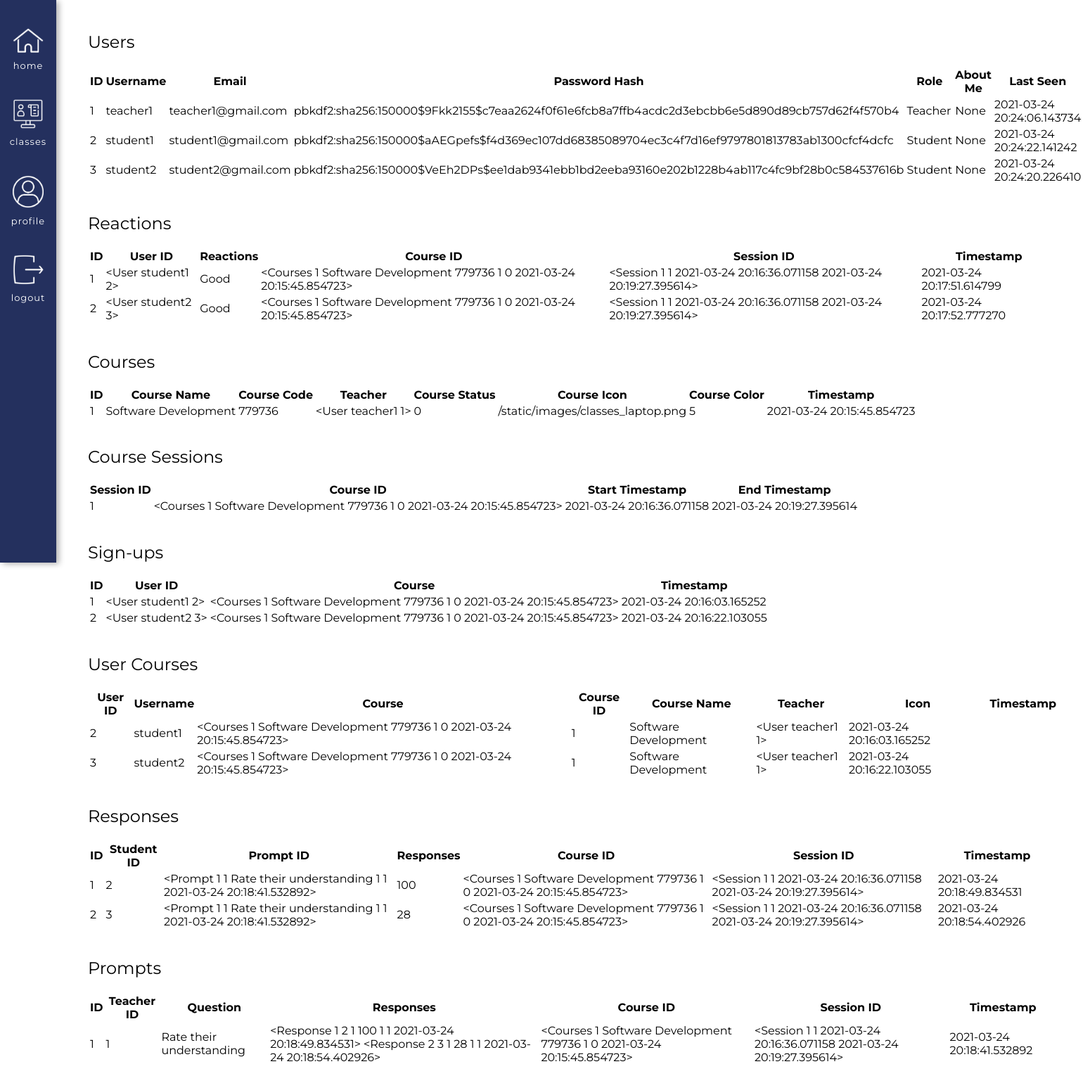
Page /database (signed in) on the committed database.
### app/models.py (models this page shows, shortened)
class User(UserMixin, db.Model):
    id = db.Column(db.Integer, primary_key=True)
    username = db.Column(db.String(64), index=True, unique=True) # adding columns to the database
    email = db.Column(db.String(120), index=True, unique=True)
    password_hash = db.Column(db.String(128))
    role = db.Column(db.Integer, index=False, unique=False) # 0 is Teacher, 1 is Student
    about_me = db.Column(db.String(140))
    last_seen = db.Column(db.DateTime, default=datetime.utcnow)
    posts = db.relationship('Post', backref='author', lazy='dynamic') # First part is calling it from the Post model, secret field is the backref (author)
    reactions = db.relationship('Reactions', backref='reactor', lazy='dynamic') # This will show all the reactions that this user has made
    teaches = db.relationship('Courses', backref='teacher', lazy='dynamic') # This will show all the courses that the user teaches
    signups = db.relationship('Signups', backref='student', lazy='dynamic') # This will show all of the signups of that user
    responses = db.relationship('Responses', backref='student_responder', lazy='dynamic') # This will show all the responses of that user
    prompts = db.relationship('Prompts', backref='teacher_prompter', lazy='dynamic') # This will show all forms of that teacher
    def __repr__(self):
        return '<User {} {}>'.format(self.username, self.id)

class Reactions(db.Model): # A base class for all models from Flask SQLAlchemy
    id = db.Column(db.Integer, primary_key=True) # every new database should have an ID so it knows how to organize the info passed in
    user_id = db.Column(db.Integer, db.ForeignKey('user.id')) # Taking the user ID from the user model, using the backref of reactor will show you the actual user
    reactions = db.Column(db.Integer, index=False, unique=False) # Creating a new column in the database for emotions. Not unique and not indexable
    reactions_course_id = db.Column(db.Integer, db.ForeignKey('courses.id')) # Using backref of course_actual will show you the actual course
    session_id = db.Column(db.Integer, db.ForeignKey('session.id')) # Using backref actual_session of will show you the actual session, e.g. <Session>
    timestamp = db.Column(db.DateTime, index=True, default=datetime.utcnow) # Timestamp

class Courses(db.Model):
    id = db.Column(db.Integer, primary_key=True) # Always need ID
    course_name = db.Column(db.String(140), index=False, unique=False) # Not indexable or unique bc many people can have the same course
    code = db.Column(db.Integer, index=True, unique=True) # Indexable to link it back to the course name
    timestamp = db.Column(db.DateTime, index=True, default=datetime.utcnow) # Timestamp
    status = db.Column(db.Integer, index=False, unique=False, default=0) # 0 means the class is inactive, 1 is active
    teacher_id = db.Column(db.Integer, db.ForeignKey('user.id'))  # Taking the user ID from the user model, using backref of teacher will show you the actual teacher
    icon = db.Column(db.String(220), index=False, unique=False, default="/static/images/classes_books.png") # Icon option, turtle gif is set as the default
    color = db.Column(db.Integer, index=False, unique=False, default=0) # Adding the option to decide the color of the class
    signups = db.relationship('Signups', backref='course_id', lazy='dynamic') # This will show all the student signups for this course
    reactions = db.relationship('Reactions', backref='course_actual', lazy='dynamic') # This will show all the reactions for this course
    session = db.relationship('Session', backref='session_course_id', lazy='dynamic') # This will show you all the sessions of the course
    forms = db.relationship('Prompts', backref='course_form', lazy='dynamic') # This will show you all of the forms of the course
    responses = db.relationship('Responses', backref='course_response', lazy='dynamic') # This will show you all of the responses of the course
    def __repr__(self):
        return '<Courses {} {} {} {} {} {}>'.format(self.id, self.course_name, self.code, self.teacher_id, self.status, self.timestamp)

class Session(db.Model):
    id = db.Column(db.Integer, primary_key=True)
    course_id = db.Column(db.Integer, db.ForeignKey('courses.id')) # Using the backref of session_course_id will show you the actual course
    timestamp_start = db.Column(db.DateTime, index=True, default=datetime.utcnow) # Timestamp of the class starting
    timestamp_end = db.Column(db.DateTime, index=True) # Timestamp of the class ending
    reactions = db.relationship('Reactions', backref='actual_session', lazy='dynamic') # This will show all the reactions for that session
    forms = db.relationship('Prompts', backref='session_form', lazy='dynamic') # This will show you all of the forms of the session
    responses = db.relationship('Responses', backref='session_response', lazy='dynamic') # This will show you all of the responses of the session
    def __repr__(self):
        return '<Session {} {} {} {}>'.format(self.id, self.course_id, self.timestamp_start, self.timestamp_end)

class Signups(db.Model):
    id = db.Column(db.Integer, primary_key=True) # Always need ID
    user_id = db.Column(db.Integer, db.ForeignKey('user.id')) # Using the backref student will show you the actual student who signed up, inside of the foreign key should be lowercase
    course = db.Column(db.Integer, db.ForeignKey('courses.id')) # Using the backref course_id will show you the actual id of the course
    timestamp = db.Column(db.DateTime, index=True, default=datetime.utcnow) # Timestamp

class Responses(db.Model):
    id = db.Column(db.Integer, primary_key=True) # every new database should have an ID so it knows how to organize the info passed in
    student_id = db.Column(db.Integer, db.ForeignKey('user.id')) # Taking the user ID from the user model, using the backref of student_responder will show you the actual user
    form_prompt_id = db.Column(db.Integer, db.ForeignKey('prompts.id')) # Using the backref of responder will show the actual prompt
    form_responses = db.Column(db.Integer, index=False, unique=False) # Creating a new column in the database for responses. Not unique and not indexable
    form_course_id = db.Column(db.Integer, db.ForeignKey('courses.id')) # Using backref of course_response will show you the actual course
    session_id = db.Column(db.Integer, db.ForeignKey('session.id')) # Using backref actual_session of will show you the actual session, e.g. <Session>
    timestamp = db.Column(db.DateTime, index=True, default=datetime.utcnow) # Timestamp
    def __repr__(self):
        return '<Response {} {} {} {} {} {} {}>'.format(self.id, self.student_id, self.form_prompt_id, self.form_responses, self.form_course_id, self.session_id, self.timestamp)

class Prompts(db.Model):
    id = db.Column(db.Integer, primary_key=True) # every new database should have an ID so it knows how to organize the info passed in
    teacher_id = db.Column(db.Integer, db.ForeignKey('user.id')) # Taking the user ID from the user model, using the backref of teacher_prompter will show you the actual user
    form_question = db.Column(db.String(140))
    form_options = db.Column(db.Integer, default=0)
    responses = db.relationship('Responses', backref='responder', lazy='dynamic') # This will show all responses to this form
    form_course_id = db.Column(db.Integer, db.ForeignKey('courses.id')) # Using backref of course_form will show you the actual course
    session_id = db.Column(db.Integer, db.ForeignKey('session.id')) # Using backref actual_session of will show you the actual session, e.g. <Session>
    timestamp = db.Column(db.DateTime, index=True, default=datetime.utcnow) # Timestamp
    def __repr__(self):
        return '<Prompt {} {} {} {} {} {}>'.format(self.id, self.teacher_id, self.form_question, self.form_course_id, self.session_id, self.timestamp)

### app/routes.py (the view)
@app.route('/database')
def database():
    user_all = User.query.all() # All the users are stored in this variable, to be used in the HTML
    reactions_all = Reactions.query.all()
    courses_all = Courses.query.all()
    signups_all = Signups.query.all()
    session_all = Session.query.all()
    prompts_all = Prompts.query.all()
    responses_all = Responses.query.all()
    user_signups = User.query.join(Signups, (Signups.user_id == User.id)).join(Courses, (Courses.id == Signups.course))
    return render_template('database.html',
                            user_all=user_all,
                            reactions_all=reactions_all,
                            courses_all=courses_all,
                            session_all=session_all,
                            signups_all=signups_all,
                            user_signups=user_signups,
                            title='Database',
                            responses_all=responses_all,
                            prompts_all=prompts_all) # Have to pass in your variables above in here

### app/models.py (called while the page is built)
@login.user_loader
def load_user(id):
        return User.query.get(int(id))

### app/routes.py (called while the page is built)
@app.before_request # This function will be executed right before the view function
def before_request():
    if current_user.is_authenticated: # Checks whether the current user is logged in
        current_user.last_seen = datetime.utcnow() # Sets the last seen to the date using the UTC time zone
        db.session.commit() # Don't need to do db.session.add() because the user is already in the database (using a current_user)

### app/templates/database.html
{% extends "base.html" %}
{% block content %}
    <h2>Users</h2>
    <table>
    <tr>
        <th>ID</th>
        <th>Username</th>
        <th>Email</th>
        <th>Password Hash</th>
        <th>Role</th>
        <th>About Me</th>
        <th>Last Seen</th>
    </tr>
    {% for user in user_all %}
        <tr>
            <td>{{ user.id }}</td>
            <td>{{ user.username }}</td>
            <td>{{ user.email }}</td>
            <td>{{ user.password_hash }}</td>
            {% if user.role == 0 %}
                <td>Teacher</td>
            {% else %}
                <td>Student</td>
            {% endif %}
            <td>{{ user.about_me }}</td>
            <td>{{ user.last_seen }}</td>
        </tr>
    {% endfor %}
    </table>
    <br>
    <h2>Reactions</h2>
    <table>
    <tr>
        <th>ID</th>
        <th>User ID</th>
        <th>Reactions</th>
        <th>Course ID</th>
        <th>Session ID</th>
        <th>Timestamp</th>
    </tr>
    {% for r in reactions_all %}
        <tr>
            <td>{{ r.id }}</td>
            <td>{{ r.reactor }}</td>
            {% if r.reactions == 0 %}
                <td>Good</td>
            {% elif r.reactions == 1 %}
                <td>Okay</td>
            {% elif r.reactions == 2 %}
                <td>Bad</td>
            {% elif r.reactions == 7 %}
                <td>Slower</td>
            {% elif r.reactions == 6 %}
                <td>Faster</td>
            {% endif %}
            <td>{{ r.course_actual }}</td>
            <td>{{ r.actual_session }}</td>
            <td>{{ r.timestamp }}</td>
        </tr>
    {% endfor %}
    </table>
    <br>
    <h2>Courses</h2>
    <table>
    <tr>
        <th>ID</th>
        <th>Course Name</th>
        <th>Course Code</th>
        <th>Teacher</th>
        <th>Course Status</th>
        <th>Course Icon</th>
        <th>Course Color</th>
        <th>Timestamp</th>
    </tr>
    {% for c in courses_all %}
        <tr>
            <td>{{ c.id }}</td>
            <td>{{ c.course_name }}</td>
            <td>{{ c.code }}</td>
            <td>{{ c.teacher }}</td>
            <td>{{ c.status }}</td>
            <td>{{ c.icon }}</td>
            <td>{{ c.color }}</td>
            <td>{{ c.timestamp }}</td>
        </tr>
    {% endfor %}
    </table>
    <br>
    <h2>Course Sessions</h2>
    <table>
    <tr>
        <th>Session ID </th>
        <th>Course ID</th>
        <th>Start Timestamp</th>
        <th>End Timestamp</th>
    </tr>
    {% for s in session_all %}
        <tr>
            <td>{{ s.id }}</td>
            <td>{{ s.session_course_id }}</td>
            <td>{{ s.timestamp_start }}</td>
            <td>{{ s.timestamp_end }}</td>
        </tr>
    {% endfor %}
    </table>
    <br>
    <h2>Sign-ups</h2>
    <table>
    <tr>
        <th>ID</th>
        <th>User ID</th>
        <th>Course</th>
        <th>Timestamp</th>
    </tr>
    {% for s in signups_all %}
        <tr>
            <td>{{ s.id }}</td>
            <td>{{ s.student }}</td>
            <td>{{ s.course_id }}</td>
            <td>{{ s.timestamp }}</td>
        </tr>
    {% endfor %}
    </table>
    <br>
    <h2>User Courses</h2>
    <table>
    <tr>
        <th>User ID </th>
        <th>Username</th>
        <th>Course </th>
        <th>Course ID</th>
        <th>Course Name</th>
        <th>Teacher</th>
        <th>Icon</th>
        <th>Timestamp</th>
    </tr>
    {% for u in user_signups %}
        {% for i in u.signups %}
            <tr>
                <td>{{ u.id }}</td>
                <td>{{ u.username }}</td>
                <td>{{ i.course_id }}</td>
                <td>{{ i.course_id.id }}</td>
                <td>{{ i.course_id.course_name }}</td>
                <td>{{ i.course_id.teacher }}</td>
                <td>{{ i.timestamp }}</td>
            </tr>
        {% endfor %}
    {% endfor %}
    </table>
    <br>
    <h2>Responses</h2>
    <table>
    <tr>
        <th>ID</th>
        <th>Student ID</th>
        <th>Prompt ID</th>
        <th>Responses</th>
        <th>Course ID</th>
        <th>Session ID</th>
        <th>Timestamp</th>
    </tr>
    {% for r in responses_all %}
        <tr>
            <td>{{ r.id }}</td>
            <td>{{ r.student_id }}</td>
            <td>{{ r.responder }}</td>
            <td>{{ r.form_responses }}</td>
            <td>{{ r.course_response }}</td>
            <td>{{ r.session_response }}</td>
            <td>{{ r.timestamp }}</td>
        </tr>
    {% endfor %}
    </table>
    <br>
    <h2>Prompts</h2>
    <table>
    <tr>
        <th>ID</th>
        <th>Teacher ID</th>
        <th>Question</th>
        <th>Responses</th>
        <th>Course ID</th>
        <th>Session ID</th>
        <th>Timestamp</th>
    </tr>
    {% for r in prompts_all %}
        <tr>
            <td>{{ r.id }}</td>
            <td>{{ r.teacher_id }}</td>
            <td>{{ r.form_question }}</td>
            <td>
                {% for response in r.responses %}
                    {{ response }}
                {% endfor %}
            </td>
            <td>{{ r.course_form }}</td>
            <td>{{ r.session_form }}</td>
            <td>{{ r.timestamp }}</td>
        </tr>
    {% endfor %}
    </table>
    <br>
{% endblock %}

### app/static/css/base.css (style rules this page uses)
body { margin: 0 !important; font-family: "Montserrat", sans-serif; }
h2, h3 { font-weight: 400; }

### rows in the picture
User: id "1", username "teacher1", email "teacher1@gmail.com", password_hash "pbkdf2:sha256:150000$9Fkk2155$c7eaa2624f0f61e6fcb8a7ffb4acdc2d3ebcbb6e5d890d89cb757d62f4f570b4", role "Teacher", about_me "None", last_seen "2021-03-24 20:24:06.143734"
User: id "2", username "student1", email "student1@gmail.com", password_hash "pbkdf2:sha256:150000$aAEGpefs$f4d369ec107dd68385089704ec3c4f7d16ef9797801813783ab1300cfcf4dcfc", role "Student", about_me "None", last_seen "2021-03-24 20:24:22.141242"
User: id "3", username "student2", email "student2@gmail.com", password_hash "pbkdf2:sha256:150000$VeEh2DPs$ee1dab9341ebb1bd2eeba93160e202b1228b4ab117c4fc9bf28b0c584537616b", role "Student", about_me "None", last_seen "2021-03-24 20:24:20.226410"
Reactions: id "1", reactor "<User student1 2>", reactions "Good", course_actual "<Courses 1 Software Development 779736 1 0 2021-03-24 20:15:45.854723>", actual_session "<Session 1 1 2021-03-24 20:16:36.071158 2021-03-24 20:19:27.395614>", timestamp "2021-03-24 20:17:51.614799"
Reactions: id "2", reactor "<User student2 3>", reactions "Good", course_actual "<Courses 1 Software Development 779736 1 0 2021-03-24 20:15:45.854723>", actual_session "<Session 1 1 2021-03-24 20:16:36.071158 2021-03-24 20:19:27.395614>", timestamp "2021-03-24 20:17:52.777270"
Courses: id "1", course_name "Software Development", code "779736", teacher "<User teacher1 1>", status "0", icon "/static/images/classes_laptop.png", color "5", timestamp "2021-03-24 20:15:45.854723"
Signups: id "1", student "<User student1 2>", course_id "<Courses 1 Software Development 779736 1 0 2021-03-24 20:15:45.854723>", timestamp "2021-03-24 20:16:03.165252", course_id.id "1", course_id.course_name "Software Development", course_id.teacher "<User teacher1 1>"
Signups: id "2", student "<User student2 3>", course_id "<Courses 1 Software Development 779736 1 0 2021-03-24 20:15:45.854723>", timestamp "2021-03-24 20:16:22.103055", course_id.id "1", course_id.course_name "Software Development", course_id.teacher "<User teacher1 1>"
Responses: id "1", student_id "2", responder "<Prompt 1 1 Rate their understanding 1 1 2021-03-24 20:18:41.532892>", form_responses "100", course_response "<Courses 1 Software Development 779736 1 0 2021-03-24 20:15:45.854723>", session_response "<Session 1 1 2021-03-24 20:16:36.071158 2021-03-24 20:19:27.395614>", timestamp "2021-03-24 20:18:49.834531", id+student+form_prompt "<Response 1 2 1 100 1 1 2021-03-24 20:18:49.834531>"
Responses: id "2", student_id "3", responder "<Prompt 1 1 Rate their understanding 1 1 2021-03-24 20:18:41.532892>", form_responses "28", course_response "<Courses 1 Software Development 779736 1 0 2021-03-24 20:15:45.854723>", session_response "<Session 1 1 2021-03-24 20:16:36.071158 2021-03-24 20:19:27.395614>", timestamp "2021-03-24 20:18:54.402926", id+student+form_prompt "<Response 2 3 1 28 1 1 2021-03-24 20:18:54.402926>"
Prompts: id "1", teacher_id "1", form_question "Rate their understanding", course_form "<Courses 1 Software Development 779736 1 0 2021-03-24 20:15:45.854723>", session_form "<Session 1 1 2021-03-24 20:16:36.071158 2021-03-24 20:19:27.395614>", timestamp "2021-03-24 20:18:41.532892"

### other values in the picture
{{ s.id }} "1"
{{ s.session_course_id }} "<Courses 1 Software Development 779736 1 0 2021-03-24 20:15:45.854723>"
{{ s.timestamp_start }} "2021-03-24 20:16:36.071158"
{{ s.timestamp_end }} "2021-03-24 20:19:27.395614"
